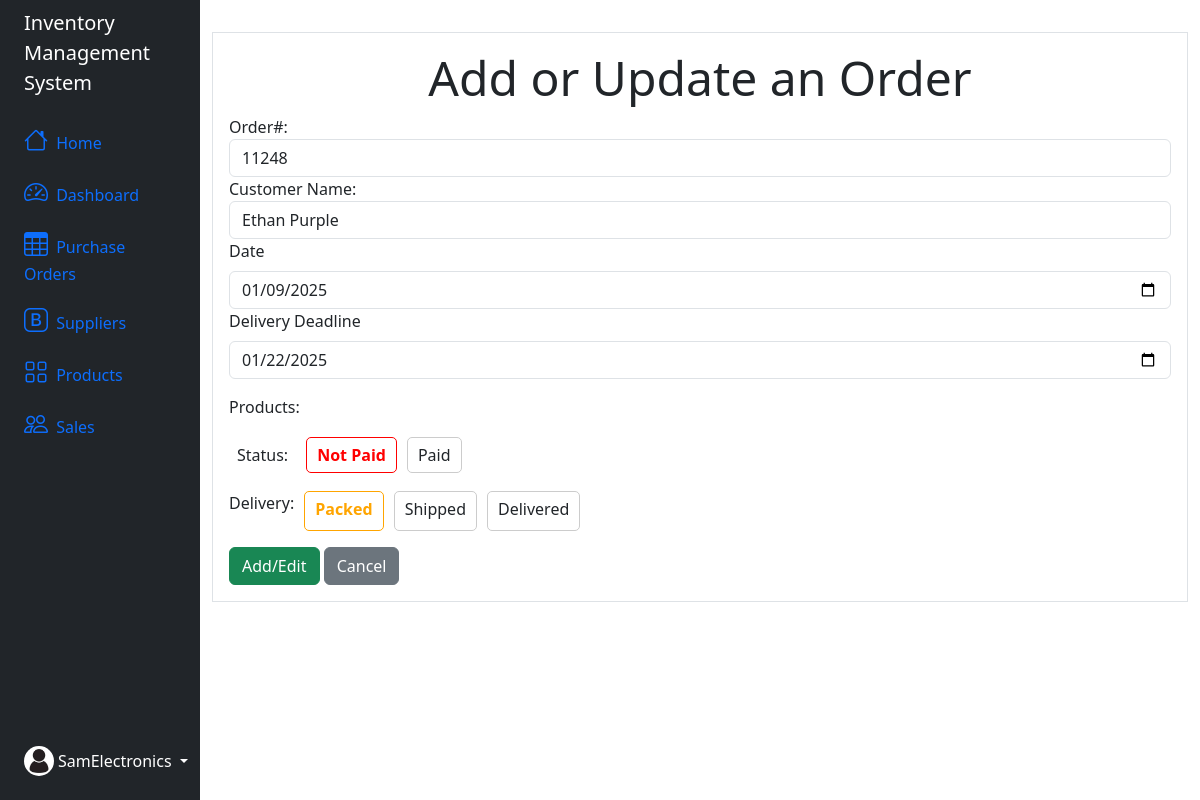
The app's page /order-update/23/ (signed in) with its own data.
### invApp/models.py (models this page shows, shortened)
class Orders(models.Model):
    order_no = models.IntegerField(unique=True)
    customer_name = models.CharField(max_length=100)
    total_amount = models.FloatField(null=True, blank=True)
    date = models.DateField()
    deadline = models.DateField()
    user = models.ForeignKey(User, on_delete=models.CASCADE)
    total_cost = models.FloatField(null=True, blank=True)
    number_of_products = models.IntegerField(null=True, blank = True)
    STATUS_CHOICES = [
        ('not_paid', 'Not Paid'),
        ('paid', 'Paid')
    ]
    DELIVERY_CHOICES = [
        ('packed', 'Packed'),
        ('shipped', 'Shipped'),
        ('delivered', 'Delivered'),
    ]
    status = models.CharField(max_length=50, choices=STATUS_CHOICES, default = "not_paid")
    delivery = models.CharField(max_length=50, choices=DELIVERY_CHOICES, default = "packed")
    products = models.ManyToManyField('Product', related_name='orders')

### invApp/views.py (the view, shortened to what this page needs)
# urls.py: path('order-update/<int:id>/',views.order_update, name='order-update'),
def order_update(request, id):
    user = request.user
    order = Orders.objects.get(id=id, user=user)
    form = OrderForm(instance=order)
    if order.status == 'paid' and order.delivery == 'delivered':
        messages.warning(request, "This order has already been completed and cannot be updated.")
        return render(request, "cust_orders/order_completed.html")
    context = {
        'form': form,
    }
    return render(request, 'cust_orders/order-add.html', context)

### invApp/templates/cust_orders/order-add.html (shortened to what this page needs)
{% extends "partials/base.html" %}
{% load static %}
{% block content %}
<div class="container p-3 mt-3 border">
  <h1 class="display-5 text-center">Add or Update an Order</h1>
  <form method="POST">
    {{ form.order_no.label_tag }} {{ form.order_no }}
    {{ form.customer_name.label_tag }} {{ form.customer_name }}
    <label for="id_date" class="form-label">{{ form.date.label }}</label>
    {{ form.date }}
    <label for="id_deadline" class="form-label">{{ form.deadline.label }}</label>
    {{ form.deadline }}
    <div class="my-3">
      <label for="products">Products:</label>
    </div>
    <div class="status-radio mt-3 d-flex align-items-center">
      <p class="m-2">Status:</p>
      {% for choice in form.status.field.choices %}
        <label for="status_{{ choice.0 }}">{{ choice.1 }}</label>
      {% endfor %}
    </div>
    <div class="delivery-radio my-3">
      <p>Delivery:</p>
      {% for choice in form.delivery.field.choices %}
        <label for="delivery_{{ choice.0 }}">{{ choice.1 }}</label>
      {% endfor %}
    </div>
    <button type="submit" class="btn btn-success">Add/Edit</button>
    <a href="{% url 'order-list' %}" class="btn btn-secondary">Cancel</a>
  </form>
</div>
{% endblock %}

### invApp/templates/partials/nav.html (shortened to what this page needs)
{% load static %}
<div class="d-flex flex-column align-items-center align-items-sm-start px-3 pt-2 text-white min-vh-100">
  <a href="/" class="d-flex align-items-center pb-3 mb-md-0 me-md-auto text-white text-decoration-none">
      <span class="fs-5 d-none d-sm-inline">Inventory Management System</span>
  </a>
  <ul class="nav nav-pills flex-column mb-sm-auto mb-0 align-items-center align-items-sm-start" id="menu">
      <li class="nav-item">
          <a href="{% url 'home' %}" class="nav-link align-middle px-0">
              <i class="fs-4 bi-house"></i> <span class="ms-1 d-none d-sm-inline">Home</span>
          </a>
      </li>
      <li>
          <a href="{% url 'dashboard' %}" class="nav-link px-0 align-middle">
              <i class="fs-4 bi-speedometer2"></i> <span class="ms-1 d-none d-sm-inline">Dashboard</span> </a>
      </li>
      <li>
          <a href="{% url 'purchase-orders-list' %}" class="nav-link px-0 align-middle">
              <i class="fs-4 bi-table"></i> <span class="ms-1 d-none d-sm-inline">Purchase Orders</span></a>
      </li>
      <li>
          <a href="{% url 'supplier-list' %}" class="nav-link px-0 align-middle ">
              <i class="fs-4 bi-bootstrap"></i> <span class="ms-1 d-none d-sm-inline">Suppliers</span></a>
      </li>
      <li>
          <a href="{% url 'product-list' %}" class="nav-link px-0 align-middle">
              <i class="fs-4 bi-grid"></i> <span class="ms-1 d-none d-sm-inline">Products</span> </a>
      </li>
      <li>
          <a href="{% url 'order-list' %}" class="nav-link px-0 align-middle">
              <i class="fs-4 bi-people"></i> <span class="ms-1 d-none d-sm-inline">Sales</span> </a>
      </li>
  </ul>
  <div class="dropdown pb-4 position-fixed bottom-0 start-2">
      <a href="#" class="d-flex align-items-center text-white text-decoration-none dropdown-toggle" id="dropdownUser1" data-bs-toggle="dropdown" aria-expanded="false">
          <img src="{% static 'images/company.png' %}" alt="company profile" width="30" height="30" class="rounded-circle">
          <span class="d-none d-sm-inline mx-1">{{ user.username }}</span>
      </a>
  </div>
</div>

### invApp/static/styles/styles.css (style rules this page uses)
.status-radio { display: flex; gap: 10px; }
.status-radio label { padding: 5px 10px; border: 1px solid #ccc; border-radius: 5px; cursor: pointer; }
.status-radio input[type="radio"]:checked + label { font-weight: bold; }
.status-radio input[type="radio"][value="not_paid"]:checked + label { color: red; border-color: red; }
.delivery-radio { display: flex; gap: 10px; }
.delivery-radio label { padding: 5px 10px; border: 1px solid #ccc; border-radius: 5px; cursor: pointer; }
.delivery-radio input[type="radio"]:checked + label { font-weight: bold; }
.delivery-radio input[type="radio"][value="packed"]:checked + label { color: orange; border-color: orange; }

### records on screen
Orders: order_no "11248", customer_name "Ethan Purple", date "01/09/2025", deadline "01/22/2025"

### other values on screen
{{ user.username }} "SamElectronics"
{{ choice.1 }} "Not Paid" "Paid"
{{ choice.1 }} "Packed" "Shipped" "Delivered"
